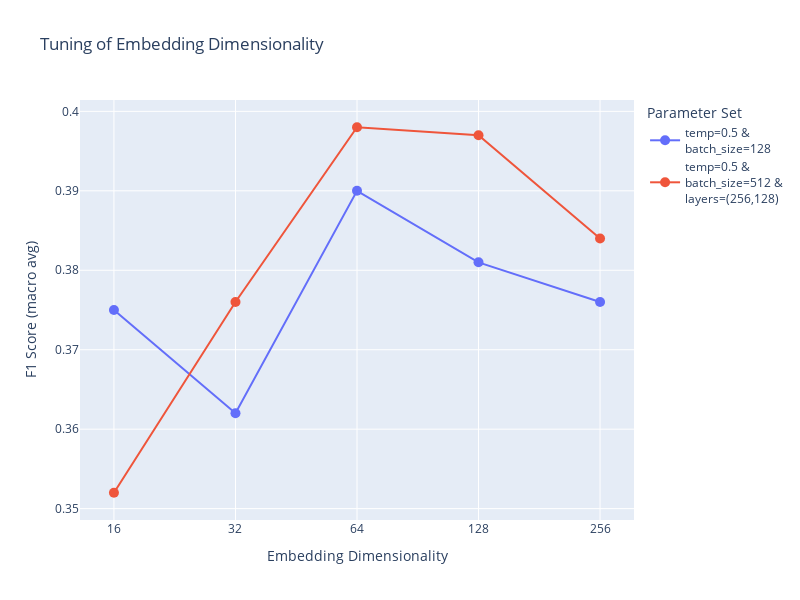

Write notebook code for a chart like this one.
### Code cell
fig = go.Figure(data=[go.Scatter(
    x=data[data["name"]==name]["emb_dim"],
    y=data[data["name"]==name]["scores"],
    mode='markers+lines',
    name=name,
    marker=dict(size=10)
) for name in data["name"].unique()])
fig.update_layout(
    xaxis_title="Embedding Dimensionality",
    yaxis_title="F1 Score (macro avg)",
    title="Tuning of Embedding Dimensionality",
    legend_title="Parameter Set",
    width=800,
    height=600,
    xaxis=dict(tickmode = 'array',tickvals = [16,32,64,128,256,512,1024])
)
fig.update_xaxes(type="log")
fig.show()

### Figure 1 — Plotly figure (JSON) as saved in the notebook; plotly's stock layout.template omitted (floating-point values rounded to 4 significant figures)
{"data": [{"marker": {"size": 10}, "mode": "markers+lines", "name": "temp=0.5 &<br>batch_size=128", "type": "scatter", "x": [16, 32, 64, 128, 256], "y": [0.375, 0.362, 0.39, 0.381, 0.376]}, {"marker": {"size": 10}, "mode": "markers+lines", "name": "temp=0.5 &<br>batch_size=512 &<br>layers=(256,128)", "type": "scatter", "x": [16, 32, 64, 128, 256], "y": [0.352, 0.376, 0.398, 0.397, 0.384]}], "layout": {"height": 600, "legend": {"title": {"text": "Parameter Set"}}, "title": {"text": "Tuning of Embedding Dimensionality"}, "width": 800, "xaxis": {"tickmode": "array", "tickvals": [16, 32, 64, 128, 256, 512, 1024], "title": {"text": "Embedding Dimensionality"}, "type": "log"}, "yaxis": {"title": {"text": "F1 Score (macro avg)"}}}}
